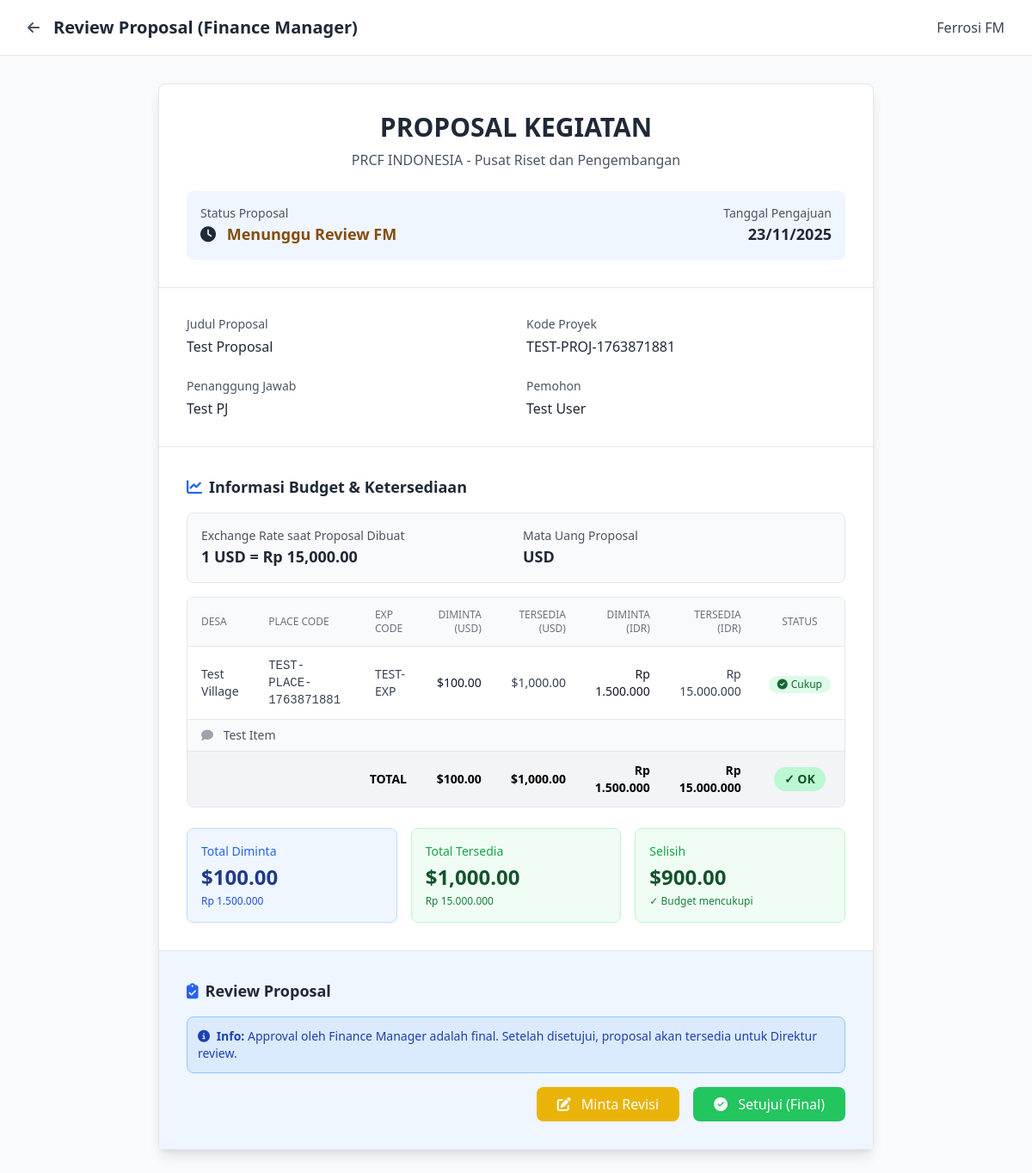
The page /pages/proposals/review_proposal_fm.php?id=23&return_tab=proposals (signed in) on the database its author committed.
### tables this page shows
CREATE TABLE `proposal` (
  `id_proposal` int(11) NOT NULL,
  `judul_proposal` varchar(255) NOT NULL,
  `pj` varchar(255) NOT NULL COMMENT 'Penanggung Jawab',
  `date` date DEFAULT NULL,
  `pemohon` varchar(255) DEFAULT NULL,
  `status` enum('draft','submitted','approved_fm','approved','rejected') DEFAULT 'draft' COMMENT 'draft=PM draft, submitted=waiting FM, approved_fm=FM approved (final), approved=FM approved (final), rejected=rejected',
  `approved_by_fm` int(11) DEFAULT NULL,
  `fm_approval_date` datetime DEFAULT NULL,
  `kode_proyek` varchar(50) DEFAULT NULL,
  `tor` text DEFAULT NULL COMMENT 'Terms of Reference',
  `file_budget` varchar(255) DEFAULT NULL,
  `total_budget_usd` decimal(15,2) DEFAULT 0.00,
  `total_budget_idr` decimal(15,2) DEFAULT 0.00,
  `currency` varchar(10) DEFAULT 'USD',
  `exrate_at_submission` decimal(10,4) DEFAULT 1.0000 COMMENT 'Exchange rate saat submit proposal',
  `created_at` timestamp NOT NULL DEFAULT current_timestamp(),
  `updated_at` timestamp NOT NULL DEFAULT current_timestamp() ON UPDATE current_timestamp()
);

CREATE TABLE `proposal_budget_details` (
  `id_detail` int(11) NOT NULL,
  `id_proposal` int(11) NOT NULL,
  `id_village` int(11) NOT NULL,
  `exp_code` varchar(20) NOT NULL,
  `place_code` varchar(50) NOT NULL COMMENT 'Auto-filled dari project_code_budgets',
  `requested_usd` decimal(15,2) DEFAULT 0.00,
  `requested_idr` decimal(15,2) DEFAULT 0.00,
  `currency` varchar(10) DEFAULT 'USD' COMMENT 'Currency proposal: USD atau IDR',
  `exrate` decimal(10,4) DEFAULT 1.0000 COMMENT 'Exchange rate saat proposal dibuat',
  `description` text DEFAULT NULL,
  `created_at` timestamp NOT NULL DEFAULT current_timestamp()
);

CREATE TABLE `villages` (
  `id_village` int(11) NOT NULL,
  `village_code` varchar(10) NOT NULL COMMENT 'Kode internal desa, misal: V001',
  `village_name` varchar(100) NOT NULL COMMENT 'Nama lengkap desa',
  `village_abbr` varchar(5) NOT NULL COMMENT 'Singkatan untuk Place Code, misal: NJ, SW, PR',
  `description` text DEFAULT NULL,
  `created_at` timestamp NOT NULL DEFAULT current_timestamp(),
  `updated_at` timestamp NOT NULL DEFAULT current_timestamp() ON UPDATE current_timestamp()
);

CREATE TABLE `project_code_budgets` (
  `id_budget` int(11) NOT NULL,
  `kode_proyek` varchar(50) NOT NULL,
  `id_village` int(11) NOT NULL,
  `exp_code` varchar(20) NOT NULL COMMENT 'Expense code, misal: 10101, 20208',
  `place_code` varchar(50) NOT NULL COMMENT 'Format: [exp_code]-[village_abbr]-01, generated by PHP',
  `budget_usd` decimal(15,2) DEFAULT 0.00 COMMENT 'Budget dalam USD',
  `budget_idr` decimal(15,2) DEFAULT 0.00 COMMENT 'Budget dalam IDR',
  `used_usd` decimal(15,2) DEFAULT 0.00 COMMENT 'Budget terpakai (USD)',
  `used_idr` decimal(15,2) DEFAULT 0.00 COMMENT 'Budget terpakai (IDR)',
  `remaining_usd` decimal(15,2) GENERATED ALWAYS AS (`budget_usd` - `used_usd`) STORED,
  `remaining_idr` decimal(15,2) GENERATED ALWAYS AS (`budget_idr` - `used_idr`) STORED,
  `exrate` decimal(10,4) DEFAULT 1.0000 COMMENT 'Exchange rate USD to IDR',
  `created_at` timestamp NOT NULL DEFAULT current_timestamp(),
  `updated_at` timestamp NOT NULL DEFAULT current_timestamp() ON UPDATE current_timestamp()
);

### pages/proposals/review_proposal_fm.php (the view, shortened to what the rows shown need)
<?php
require_once '../../includes/config.php';
$proposal_id = $_GET['id'] ?? 0;
$stmt = $conn->prepare("SELECT p.*, u.nama as creator_name, u.email as creator_email
    FROM proposal p
    LEFT JOIN user u ON p.pemohon = u.nama
    WHERE p.id_proposal = ?");
$stmt->bind_param("i", $proposal_id);
$stmt->execute();
$proposal = $stmt->get_result()->fetch_assoc();
?>
<!DOCTYPE html>
<html lang="id">
<head>
    <script src="https://cdn.tailwindcss.com"></script>
    <link rel="stylesheet" href="https://cdnjs.cloudflare.com/ajax/libs/font-awesome/6.4.0/css/all.min.css">
</head>
<body class="bg-gray-50 min-h-screen">
    <header class="bg-white border-b border-gray-200 sticky top-0 z-50">
        <div class="max-w-7xl mx-auto px-4 sm:px-6 lg:px-8">
            <div class="flex justify-between items-center h-16">
                <div class="flex items-center space-x-4">
                    <h1 class="text-xl font-bold text-gray-800">Review Proposal (Finance Manager)</h1>
                </div>
            </div>
        </div>
    </header>
    <main class="max-w-4xl mx-auto px-4 sm:px-6 lg:px-8 py-8">
        <div class="bg-white rounded-lg shadow-lg border border-gray-200">
            <div class="p-8 border-b border-gray-200">
                <div class="text-center mb-6">
                    <h1 class="text-3xl font-bold text-gray-800 mb-2">PROPOSAL KEGIATAN</h1>
                </div>
                <div class="space-y-4">
                    <div class="flex items-center justify-between p-4 bg-blue-50 rounded-lg">
                        <div>
                            <p class="text-lg font-bold text-gray-800">
                                <?php
                                $status_text = [
                                    'draft' => 'Draft',
                                    'submitted' => 'Menunggu Review FM',
                                    'approved_fm' => 'Disetujui FM (Final)',
                                    'approved' => 'Disetujui FM (Final)',
                                    'rejected' => 'Ditolak'
                                ];
                                $status_class = [
                                    'draft' => 'text-gray-800',
                                    'submitted' => 'text-yellow-800',
                                    'approved_fm' => 'text-blue-800',
                                    'approved' => 'text-green-800',
                                    'rejected' => 'text-red-800'
                                ];
                                $status_icon = [
                                    'draft' => 'fa-file',
                                    'submitted' => 'fa-clock',
                                    'approved_fm' => 'fa-check',
                                    'approved' => 'fa-check-double',
                                    'rejected' => 'fa-times'
                                ];
                                ?>
                                <i class="fas <?php echo $status_icon[$proposal['status']] ?? 'fa-question'; ?> mr-2"></i>
                                <span class="<?php echo $status_class[$proposal['status']] ?? 'text-gray-800'; ?>">
                                    <?php echo $status_text[$proposal['status']] ?? $proposal['status']; ?>
                                </span>
                            </p>
                        </div>
                        <div class="text-right">
                            <p class="text-sm text-gray-600">Tanggal Pengajuan</p>
                            <p class="text-lg font-bold text-gray-800">
                                <?php echo date('d/m/Y', strtotime($proposal['date'])); ?>
                            </p>
                        </div>
                    </div>
                </div>
            </div>
            <div class="p-8 space-y-6">
                <div class="grid grid-cols-1 md:grid-cols-2 gap-6">
                    <div>
                        <label class="block text-sm font-medium text-gray-600 mb-1">Judul Proposal</label>
                        <p class="text-gray-800 font-medium"><?php echo htmlspecialchars($proposal['judul_proposal']); ?></p>
                    </div>
                    <div>
                        <label class="block text-sm font-medium text-gray-600 mb-1">Kode Proyek</label>
                        <p class="text-gray-800 font-medium"><?php echo htmlspecialchars($proposal['kode_proyek']); ?></p>
                    </div>
                </div>
                <div class="grid grid-cols-1 md:grid-cols-2 gap-6">
                    <div>
                        <label class="block text-sm font-medium text-gray-600 mb-1">Penanggung Jawab</label>
                        <p class="text-gray-800 font-medium"><?php echo htmlspecialchars($proposal['pj']); ?></p>
                    </div>
                    <div>
                        <label class="block text-sm font-medium text-gray-600 mb-1">Pemohon</label>
                        <p class="text-gray-800 font-medium"><?php echo $proposal['pemohon']; ?></p>
                    </div>
                </div>
            </div>
            <?php
            $budget_query = $conn->prepare("
                SELECT
                    pbd.id_detail,
                    pbd.exp_code,
                    pbd.place_code,
                    pbd.requested_usd,
                    pbd.requested_idr,
                    pbd.description,
                    v.village_name,
                    v.village_abbr,
                    pcb.budget_usd,
                    pcb.budget_idr,
                    pcb.used_usd,
                    pcb.used_idr,
                    pcb.remaining_usd,
                    pcb.remaining_idr,
                    CASE
                        WHEN pcb.remaining_usd >= pbd.requested_usd THEN 'sufficient'
                        WHEN pcb.remaining_usd >= (pbd.requested_usd * 0.8) THEN 'tight'
                        ELSE 'insufficient'
                    END as budget_status
                FROM proposal_budget_details pbd
                LEFT JOIN villages v ON pbd.id_village = v.id_village
                LEFT JOIN project_code_budgets pcb ON pcb.place_code = pbd.place_code
                    AND pcb.kode_proyek = ?
                WHERE pbd.id_proposal = ?
                ORDER BY pbd.id_detail ASC
            ");
            $budget_query->bind_param("si", $proposal['kode_proyek'], $proposal_id);
            $budget_query->execute();
            $budget_details_result = $budget_query->get_result();
            $budget_details = $budget_details_result->fetch_all(MYSQLI_ASSOC);
            ?>
            <div class="p-8 border-t border-gray-200">
                <div class="mb-4 p-4 bg-gray-50 rounded-lg border border-gray-200">
                    <div class="grid grid-cols-1 md:grid-cols-2 gap-4">
                        <div>
                            <p class="text-sm text-gray-600">Exchange Rate saat Proposal Dibuat</p>
                            <p class="text-lg font-bold text-gray-800">
                                1 USD = Rp <?php echo number_format($proposal['exrate_at_submission'], 2); ?>
                            </p>
                        </div>
                        <div>
                            <p class="text-sm text-gray-600">Mata Uang Proposal</p>
                            <p class="text-lg font-bold text-gray-800">
                                <?php echo $proposal['currency']; ?>
                            </p>
                        </div>
                    </div>
                </div>
                <div class="overflow-x-auto border border-gray-200 rounded-lg">
                    <table class="min-w-full divide-y divide-gray-200">
                        <thead class="bg-gray-50">
                            <tr>
                                <th class="px-4 py-3 text-left text-xs font-medium text-gray-500 uppercase">Desa</th>
                                <th class="px-4 py-3 text-left text-xs font-medium text-gray-500 uppercase">Place Code</th>
                                <th class="px-4 py-3 text-left text-xs font-medium text-gray-500 uppercase">Exp Code</th>
                                <th class="px-4 py-3 text-right text-xs font-medium text-gray-500 uppercase">Diminta (USD)</th>
                                <th class="px-4 py-3 text-right text-xs font-medium text-gray-500 uppercase">Tersedia (USD)</th>
                                <th class="px-4 py-3 text-right text-xs font-medium text-gray-500 uppercase">Diminta (IDR)</th>
                                <th class="px-4 py-3 text-right text-xs font-medium text-gray-500 uppercase">Tersedia (IDR)</th>
                                <th class="px-4 py-3 text-center text-xs font-medium text-gray-500 uppercase">Status</th>
                            </tr>
                        </thead>
                        <tbody class="bg-white divide-y divide-gray-200">
                            <?php foreach ($budget_details as $detail): ?>
                            <tr class="hover:bg-gray-50">
                                <td class="px-4 py-3 text-sm text-gray-700">
                                    <?php echo htmlspecialchars($detail['village_name'] ?? '-'); ?>
                                </td>
                                <td class="px-4 py-3 text-sm font-mono text-gray-700">
                                    <?php echo htmlspecialchars($detail['place_code']); ?>
                                </td>
                                <td class="px-4 py-3 text-sm text-gray-700">
                                    <?php echo htmlspecialchars($detail['exp_code']); ?>
                                </td>
                                <td class="px-4 py-3 text-sm text-right font-medium text-gray-900">
                                    $<?php echo number_format($detail['requested_usd'], 2); ?>
                                </td>
                                <td class="px-4 py-3 text-sm text-right text-gray-700">
                                    $<?php echo number_format($detail['remaining_usd'] ?? 0, 2); ?>
                                </td>
                                <td class="px-4 py-3 text-sm text-right font-medium text-gray-900">
                                    Rp <?php echo number_format($detail['requested_idr'], 0, ',', '.'); ?>
                                </td>
                                <td class="px-4 py-3 text-sm text-right text-gray-700">
                                    Rp <?php echo number_format($detail['remaining_idr'] ?? 0, 0, ',', '.'); ?>
                                </td>
                                <td class="px-4 py-3 text-center">
                                    <?php
                                    $status = $detail['budget_status'];
                                    if ($status === 'sufficient') {
                                        echo '<span class="inline-flex items-center px-2.5 py-0.5 rounded-full text-xs font-medium bg-green-100 text-green-800">
                                            <i class="fas fa-check-circle mr-1"></i> Cukup
                                        </span>';
                                    } elseif ($status === 'tight') {
                                        echo '<span class="inline-flex items-center px-2.5 py-0.5 rounded-full text-xs font-medium bg-yellow-100 text-yellow-800">
                                            <i class="fas fa-exclamation-circle mr-1"></i> Ketat
                                        </span>';
                                    }
                                    ?>
                                </td>
                            </tr>
                            <?php if (!empty($detail['description'])): ?>
                            <tr class="bg-gray-50">
                                <td colspan="8" class="px-4 py-2 text-sm text-gray-600">
                                    <i class="fas fa-comment text-gray-400 mr-2"></i>
                                    <?php echo htmlspecialchars($detail['description']); ?>
                                </td>
                            </tr>
                            <?php endif; ?>
                            <?php endforeach; ?>
                        </tbody>
                    </table>
                </div>
            </div>
        </div>
    </main>
</body>
</html>

### rows shown on the page
proposal: status "Menunggu Review FM", date "23/11/2025", judul_proposal "Test Proposal", kode_proyek "TEST-PROJ-1763871881", pj "Test PJ", pemohon "Test User", exrate_at_submission "15,000.00", currency "USD"
proposal_budget_details: id_village.village_name "Test Village", place_code "TEST-PLACE-1763871881", exp_code "TEST-EXP", requested_usd "100.00", project_code_budgets.remaining_usd "1,000.00", requested_idr "1.500.000", project_code_budgets.remaining_idr "15.000.000", description "Test Item"

### other values the page prints
$user_name "Ferrosi FM"
$total_requested_usd "100.00"
$total_available_usd "1,000.00"
$total_requested_idr "1.500.000"
$total_available_idr "15.000.000"
$total_available_usd - $total_requested_usd "900.00"
